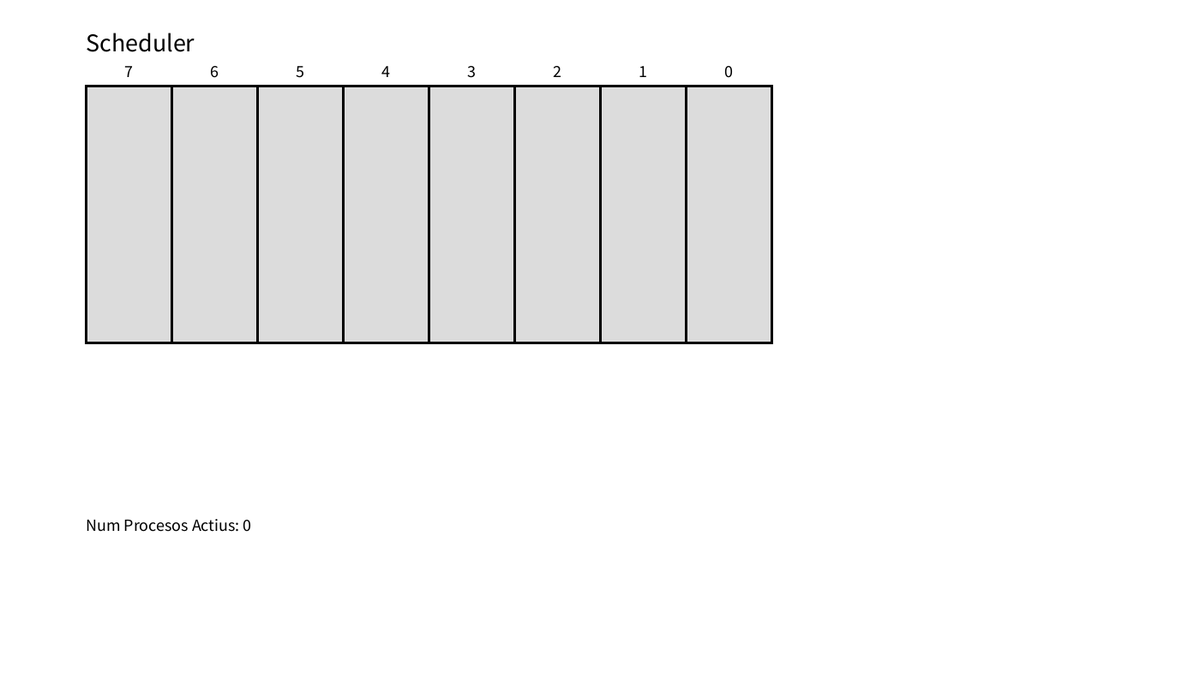
Frame 1 (no input)
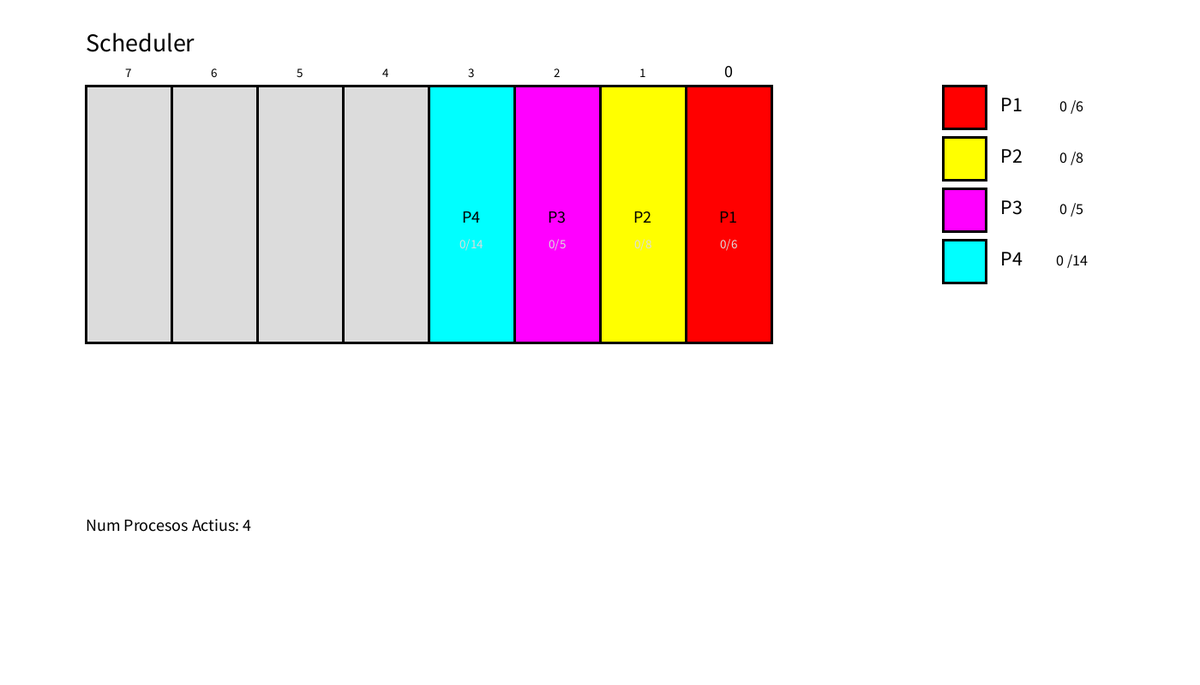
Frame 60 (the mouse pressed at the canvas centre just before this capture)
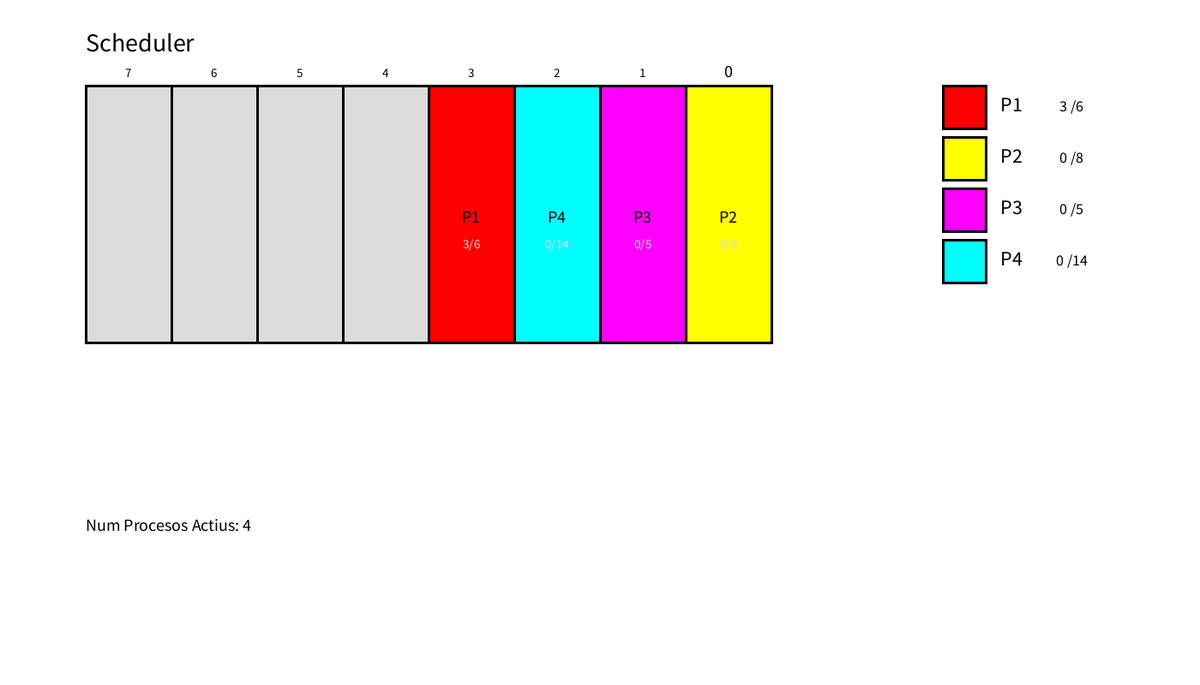
Frame 120 (the mouse held since frame 60 and released just before this capture)

The Processing sketch that drew these frames (run headless with seeded random() and noise(); from frame 60 on, the mouse is pressed at the canvas centre):

// Processing sketch: scheduler01
// ── scheduler01.pde
// Scheduler
Scheduler s;

// Processos
ArrayList<Proces> ps;
Proces p0, p1, p2, p3, p4;

int framesClock = 60;

void setup(){
  
  size(1400,800);
  
  s = new Scheduler(8);
  
  ps = new ArrayList();
  
  p0 = new Proces("PO", color(0,0,255), 12);
  p1 = new Proces("P1", color(255, 0, 0), 6);
  p2 = new Proces("P2", color(255, 255, 0), 8);
  p3 = new Proces("P3", color(255, 0, 255), 5);
  p4 = new Proces("P4", color(0, 255, 255), 14);
}


void draw(){
  
  background(255);
  
  // Visualitzam el contingut de la coa de planificació
  s.display(200, 100, 600, 300);
  
  //
  llistaProcesos(ps);
  
  if(frameCount==30/framesClock){
    s.add(p0);
    ps.add(p0);
  }
  if(frameCount==120/framesClock){
    s.add(p1);
    ps.add(p1);
  }
  if(frameCount==180/framesClock){
    s.add(p2);
    ps.add(p2);
  }
  if(frameCount==300/framesClock){
    s.add(p3);
    ps.add(p3);
  }
  if(frameCount==360/framesClock){
    s.add(p4);
    ps.add(p4);
  }
  
  if(frameCount%framesClock==0){
    s.roundRobin(3);
  }
 
  
}

void llistaProcesos(ArrayList<Proces>ps){
  for(int i=0; i<ps.size(); i++){
    Proces p= ps.get(i);
    fill(p.c);
    rect(1100, 100 + i*60, 50, 50);
    fill(0); textSize(24);
    text(p.nom, 1180, 100 + i*60 + 30);
    textSize(18);
    text(p.numExecs +" /" +p.numCicles, 1250, 100 + i*60 + 30);
  }
}

// ── Proces.pde


class Proces {
  
  // Nom del procés
  String nom;
  // Color del procés
  color c;
  // Número de cicles de rellotge del procés
  int numCicles;
  // Núm. de cicles executats
  int numExecs;
  
  // Constructor
  Proces(String n, color c, int m){
    this.nom = n;
    this.c = c;
    this.numCicles = m;
    this.numExecs  = 0;
  }
  
  // Executa
  void run(int quantum){
    this.numExecs += quantum;
  }
  
  // Dibuixa el procés
  void display(float x, float y, float w, float h){
      
      fill(this.c); stroke(0); strokeWeight(3);
      rect(x, y, w, h);
      
      fill(0); textAlign(CENTER); textSize(20);
      text(this.nom, x + w/2 , y + h/2 + 10);
      
      textSize(15); fill(220);
      text(this.numExecs +"/"+this.numCicles, x + w/2 , y + h/2 + 40);
  }
  
}

// ── Scheduler.pde

class Scheduler {
    
  // Número de Processos dins memòria
  int numProcesos;
  
  // Procesos dins memòria
  Proces[] procesos;
  
  
  // Constructor
  Scheduler(int m){
    this.numProcesos = 0;
    procesos = new Proces[m];
  }
  
  void add(Proces p){
    if(numProcesos < procesos.length){
      procesos[numProcesos] = p;
      numProcesos++;
    }
  }
  
  
  void roundRobin(int quantum){
    if(numProcesos>0){
      
      Proces p = procesos[0];
      p.run(quantum);
      
      for(int i=1; i<numProcesos; i++){
        if(procesos[i]!=null){
          procesos[i-1] = procesos[i];
        }
      }
      if(p.numExecs < p.numCicles){
        procesos[numProcesos-1] = p;
      }
      else {
        procesos[numProcesos-1] = null;
        numProcesos--;
      }
    }
  }
  
  
  // Dibuixa la informació i el contingut de la memòria
  void display(float x, float y, float w, float h){
    
    stroke(0); strokeWeight(3); fill(220);
    rect(x, y, w, h);
    
    stroke(0); fill(0); textSize(20); textAlign(LEFT); textSize(30);
    text("Scheduler", 100, 60);
    
    textSize(20);
    
    int np = numProcesos();
    text("Num Procesos Actius: " + np, 100, 620);
    
    // Dibuixa els procesos dins memòria
    for(int i=0; i<procesos.length; i++){
      fill(0); textAlign(CENTER);
      text(i, x + w - i*100 + 50, y-10);
      fill(220);
      rect(x + w - i*100, y, 100, h);
      if(procesos[i]!=null){
        procesos[i].display(x + w - i*100, y, 100, h);
      }
    }
  }
  
  
  // Calcula quants processos hi ha en memòria
  int numProcesos(){
    int n = 0;
    for(int i=0; i<numProcesos; i++){
      if(procesos[i]!=null){
        n++;
      }
    }
    return n;
  }
  
}
